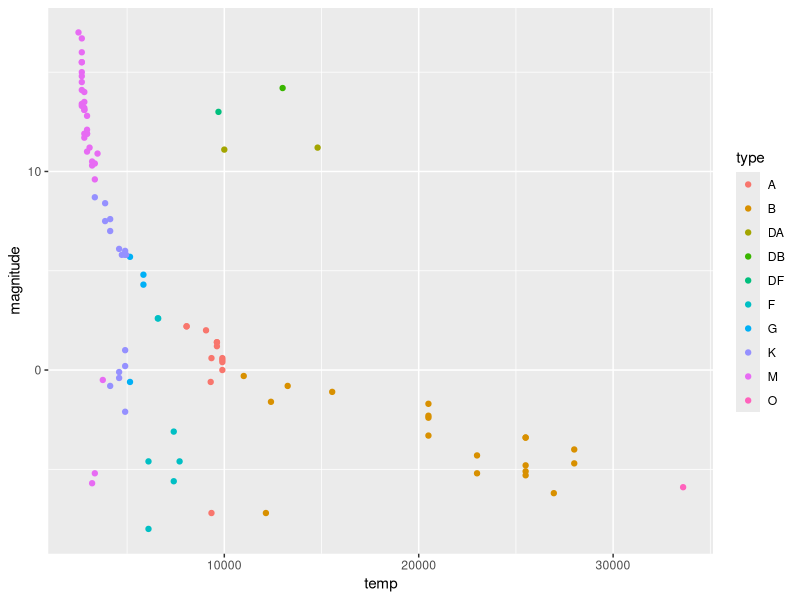
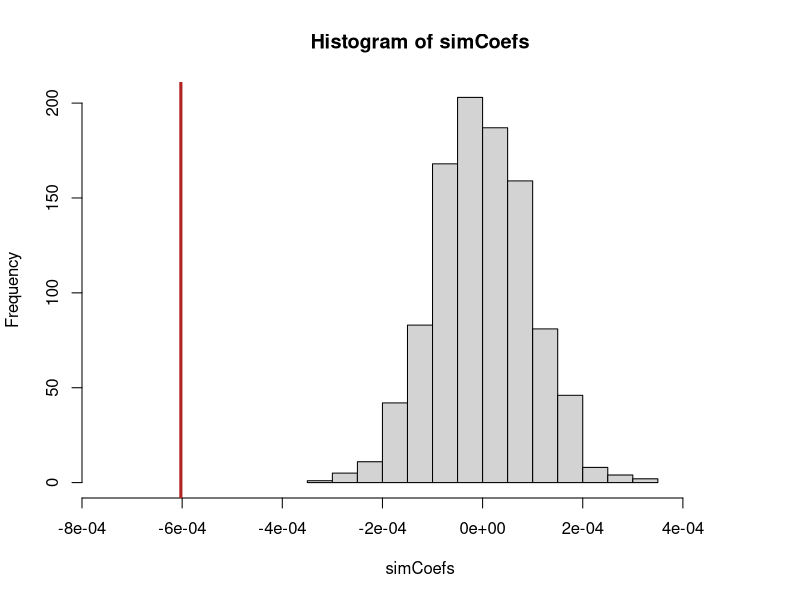

These charts were generated, in order, by the following R code:
# Data exploration
library(dslabs)
library(tidyverse)
library(car)

# Load dataset
stars <- dslabs::stars

# Research Q: are hotter stars more luminous?
ggplot(stars, aes(x = temp, y = magnitude, colour = type)) +
  geom_point()

# Is the correlation significantly nonzero?
starMod <- lm(magnitude ~ temp, data = stars)
summary(starMod)

# Randomisation test
set.seed(11)
# Initialise list to store simulated coefficients
simCoefs <- list()
# Number of iterations
nRepeat <- 1000

# Loop over simulations to get coefficient estimates
for (i in 1:nRepeat) {
  
  reshuffled <- stars
  
  # Randomise magnitude values
  reshuffled$magnitude <- sample(reshuffled$magnitude,
                                 size = nrow(reshuffled), replace = FALSE)
  
  # Fit model with randomised values
  simMod <- lm(magnitude ~ temp, data = reshuffled)
  
  # Obtain coefficient estimate for simulated model
  simCoefs[i] <- simMod$coefficients["temp"]
  
}

simCoefs <- unlist(simCoefs)

hist(simCoefs, xlim = c(-7.5e-04, 5e-04))
abline(v = starMod$coefficients["temp"], col = "firebrick", lwd = 3)

# Randomisation test p-value
absObsCoef <- abs(starMod$coefficients["temp"])
pVal <- sum(abs(simCoefs) >= absObsCoef) / nRepeat

# Interpretation: our observed coefficient estimate falls way outside the
# /randomly generated distribution of coefficient estimates, given that H0
# /was true, strongly suggesting that we should reject H0. The observed
# /difference is extremely rare if the groups were randomly assigned.


# Simulation scenarios #########################################################

# FUNCTION: sim
sim <- function(sims = 100, data, n = nrow(data), formula, effect) {
  
  # Extract response variable from passed-in formula
  # response <- subset(data, select = as.character(formula[[2]]))
  # Extract predictive variable from passed-in formula
  predictor <- subset(data, select = as.character(formula[[3]]))
  
  # Fit model using original dataset
  mod <- lm(formula, data = data)
  # Extract observed estimates from model
  intercept <- mod$coefficients[1]
  beta1 <- mod$coefficients[2]
  
  # Simulate dataset
  simList <- replicate(sims,
                       data.frame(response = rnorm(n, intercept + (effect * predictor[[1]])),
                                  predictor = rnorm(n, predictor[[1]], sd(predictor[[1]]))),
                       simplify = FALSE)
  
  return(simList)
  
}

set.seed(11)
# Generate simulated datasets
simData <- sim(data = stars,
               formula = magnitude ~ temp,
               effect = 0)

simData

simData[[3]]
simMod2 <- lm(response ~ predictor, data = simData[[3]])
summary(simMod2)

# Size of simulated data tests

# Power of simulated data tests
